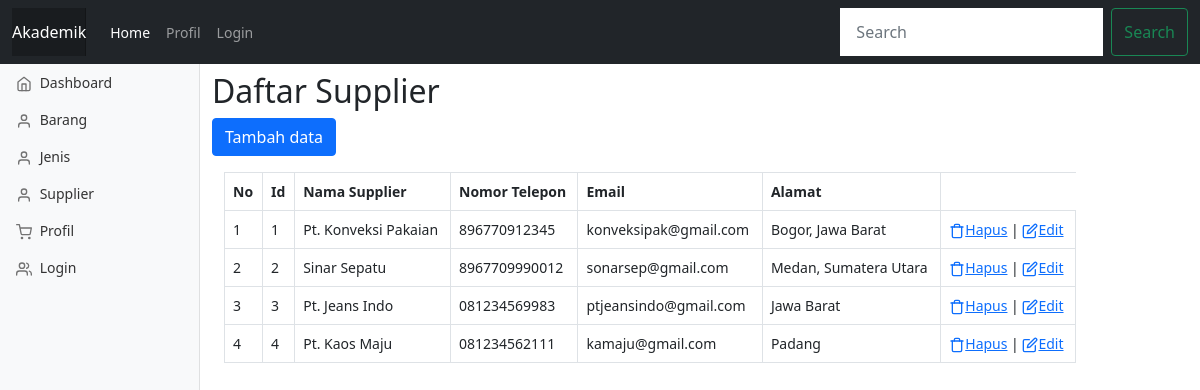
/gudang/public/supplier, run on the app's committed database.
### tables this page shows
CREATE TABLE `supplier` (
  `id` int(11) NOT NULL,
  `nama_supplier` varchar(50) NOT NULL,
  `notelp` varchar(15) NOT NULL,
  `email` varchar(25) NOT NULL,
  `alamat` varchar(100) NOT NULL
);

### gudang/app/main/Controller.php (called while the page is built, shortened)
<?php
class Controller {
    public function view ($view, $data=[])
    {
        require_once '../app/views/'.$view. '.php';
    }
    public function model ($model)
    {
        return new $model;
    }
}

### gudang/app/controllers/Supplier.php (called while the page is built, shortened)
<?php
class Supplier extends Controller {
    public function index()
    {
        $data['judul']='Daftar Supplier';
        $data['supplier']=$this->model('Supplier_model')->getAllSupplier();
        $this->view('supplier/index',$data);
    }
}

### gudang/app/main/App.php (called while the page is built, shortened)
<?php
class App {
    protected $method='index';
    protected $params=[];
    public function __construct()
    {
        $this->controller= new $this->controller;
        call_user_func_array([$this->controller,$this->method],$this->params);
    }
}

### gudang/public/index.php (called while the page is built, shortened)
<?php
$app=new App;

### gudang/app/main/Database.php (called while the page is built, shortened)
<?php
class Database {
    private $host=DBHOST;
    private $user=DBUSER;
    private $pass=DBPASS;
    private $db_name=DBNAME;
    private $dbh;
    private $stmt;
    public function __construct()
    {
        $dsn='mysql:host=' .$this->host . ';dbname=' .$this->db_name;
        $option=[
            PDO::ATTR_PERSISTENT=>true,
            PDO::ATTR_ERRMODE=>PDO::ERRMODE_EXCEPTION
        ];
        try {
            $this->dbh= new PDO($dsn,$this->user,$this->pass,$option);
        } catch (PDOException $e) {
            die($e->getMessage());
        }
    }
    public function query($query)
    {
        $this->stmt=$this->dbh->prepare($query);
    }
    public function execute()
    {
        $this->stmt->execute();
    }
    public function resultSet()
    {
        $this->execute();
        return $this->stmt->fetchAll(PDO::FETCH_ASSOC);
    }
}

### gudang/app/models/Supplier_model.php (called while the page is built, shortened)
<?php
class Supplier_model {
    private $table='supplier';
    private $db;
    public function __construct()
    {
        $this->db= new Database;
    }
    public function getAllSupplier()
    {
        $this->db->query('SELECT * FROM ' . $this->table);
        return $this->db->resultSet();
    }
}

### gudang/app/views/supplier/index.php (the view, shortened to what this page needs)
    <h2>Daftar Supplier</h2>
<button type="button" class="btn btn-primary tombolTambah" data-bs-toggle="modal" data-bs-target="#formSupplier">
Tambah data
</button>
<div class="container">
<div class="row mt-3">
<table class="table table-bordered">
    <thead>
        <tr>
            <th>No</th>
            <th>Id</th>
            <th>Nama Supplier</th>
            <th>Nomor Telepon</th>
            <th>Email</th>
            <th>Alamat</th>
        </tr>
    </thead>
    <tbody>
    <?php
        $no=1;
        foreach ($data['supplier'] as $supplier) : ?>
            <tr>
                <td><?= $no; ?></td>
                <td><?= $supplier['id']; ?></td>
                <td><?= $supplier['nama_supplier']; ?></td>
                <td><?= $supplier['notelp']; ?></td>
                <td><?= $supplier['email']; ?></td>
                <td><?= $supplier['alamat']; ?></td>
                <td>
                    <a href="<?= BASEURL;?>/supplier/hapus/<?= $supplier['id'] ?>" onclick="return confirm('Yakin akan menghapus data?')"><span data-feather='trash'></span>Hapus</a> |
                    <a href="<?= BASEURL;?>/supplier/ubah/<?= $supplier['id'] ?>" data-bs-toggle="modal" data-bs-target="#formSupplier" class="modalUbahsupplier" data-id="<?= $supplier['id']?>"><span data-feather='edit'></span>Edit</a>
                </td>
            </tr>
    <?php $no++; endforeach;?>
    </tbody>
</table>
</div>
</div>

### gudang/public/css/dashboard.css (style rules this page uses)
body { font-size: .875rem; }
.feather { width: 16px; height: 16px; vertical-align: text-bottom; }

### gudang/app/views/templates/header.php (style rules this page uses)
body { min-height: 75rem; padding-top: 4.5rem; }

### data on the page
supplier: id "1", nama_supplier "Pt. Konveksi Pakaian", notelp "896770912345", email "konveksipak@gmail.com", alamat "Bogor, Jawa Barat"
supplier: id "2", nama_supplier "Sinar Sepatu", notelp "8967709990012", email "sonarsep@gmail.com", alamat "Medan, Sumatera Utara"
supplier: id "3", nama_supplier "Pt. Jeans Indo", notelp "081234569983", email "ptjeansindo@gmail.com", alamat "Jawa Barat"
supplier: id "4", nama_supplier "Pt. Kaos Maju", notelp "081234562111", email "kamaju@gmail.com", alamat "Padang"
